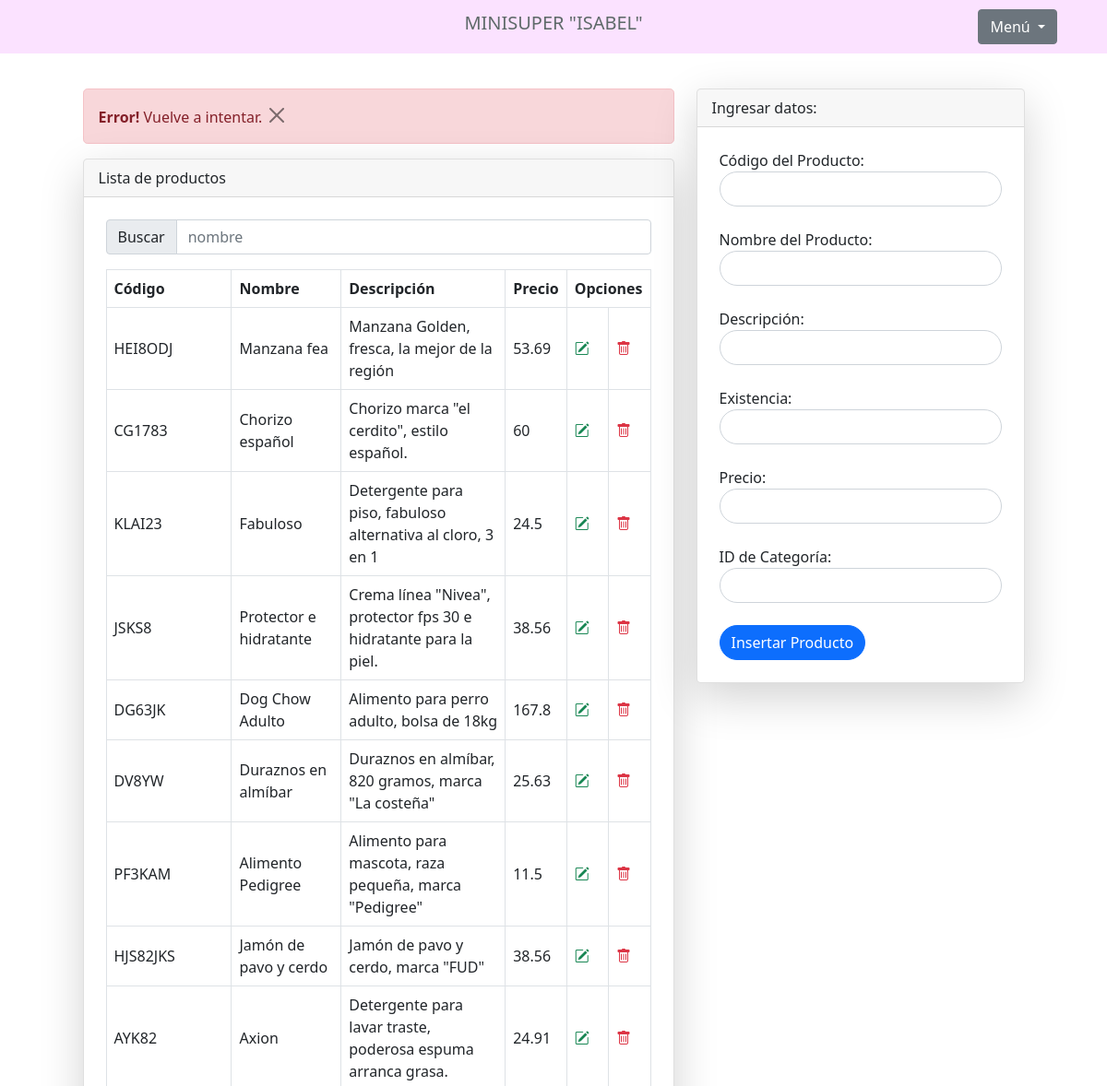
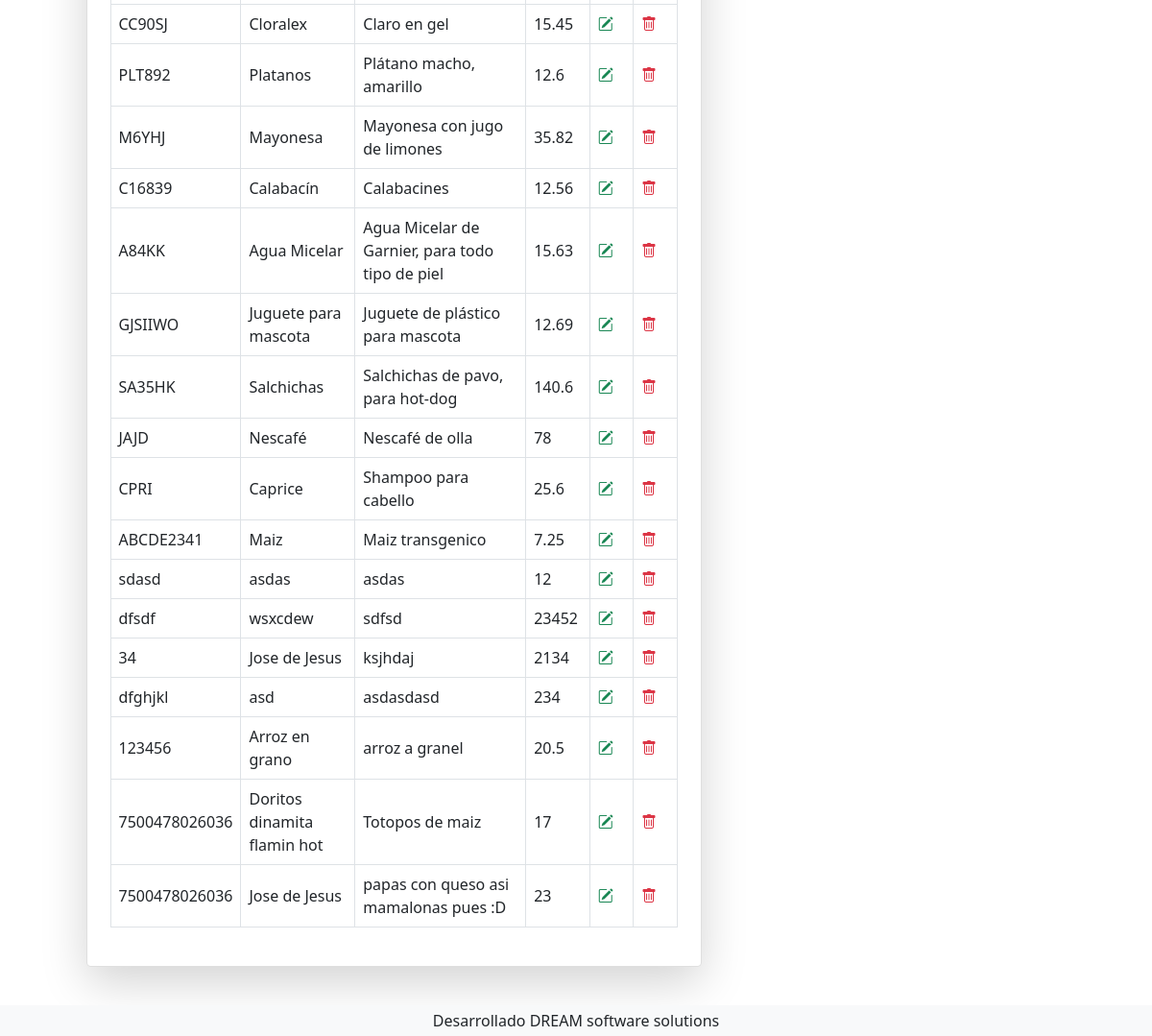
The page /panel_admin.php?mensaje=error (signed in) on the database its author committed (2 pictures, top to bottom).
### tables this page shows
CREATE TABLE `productos` (
  `id_producto` smallint(5) NOT NULL,
  `codigo_producto` varchar(50) NOT NULL,
  `nombre` varchar(50) NOT NULL,
  `descripcion` varchar(100) NOT NULL,
  `existencia` float NOT NULL,
  `precio` float NOT NULL,
  `id_categoria` smallint(5) NOT NULL
);

### panel_admin.php (the view, shortened to what this page needs)
<?php
include 'header.php';
?>
<?php
include_once "conexion.php";
$sentencia = $bd->query("SELECT * FROM productos");
$productos = $sentencia->fetchAll(PDO::FETCH_OBJ);
?>
<div class="container mt-5">
    <div class="row justify-content-center">
        <div class="col-md-7">
            <?php if (isset($_GET['mensaje']) and $_GET['mensaje'] == 'error') { ?>
                <div class="alert alert-danger rounded-3 animate__animated animate__fadeInUp" role="alert">
                    <strong>Error!</strong> Vuelve a intentar.
                    <button type="button" class="btn-close" data-bs-dismiss="alert" aria-label="Close"></button>
                </div>
            <?php } ?>
            <div class="card rounded-3 shadow-lg">
                <div class="card-header">
                    Lista de productos
                </div>
                <div class="p-4">
                    <div class="input-group mb-3">
                        <span class="input-group-text" id="basic-addon1">Buscar</span>
                        <input type="text" class="form-control" placeholder="nombre" aria-label="nombre  " aria-describedby="basic-addon1" id="search-input">
                    </div>
                    <div class="table-responsive">
                        <table class="table table-bordered align-middle" id="tabla-productos">
                            <thead>
                                <tr>
                                    <th scope="col">Código</th>
                                    <th scope="col">Nombre</th>
                                    <th scope="col">Descripción</th>
                                    <th scope="col">Precio</th>
                                    <th scope="col" colspan="20">Opciones</th>
                                </tr>
                            </thead>
                            <tbody>
                                <?php foreach ($productos as $dato) { ?>
                                    <tr>
                                        <td scope="row"><?php echo $dato->codigo_producto; ?></td>
                                        <td><?php echo $dato->nombre; ?></td>
                                        <td><?php echo $dato->descripcion; ?></td>
                                        <td><?php echo $dato->precio; ?></td>
                                        <td><a class="text-success animate__animated animate__heartBeat" href="editar.php?codigo_producto=<?php echo $dato->codigo_producto; ?>"><i class="bi bi-pencil-square"></i></a></td>
                                        <td><a onclick="return confirm('¿Estás seguro de eliminar?');" class="text-danger animate__animated animate__bounceIn" href="eliminar.php?codigo_producto=<?php echo $dato->codigo_producto; ?>"><i class="bi bi-trash"></i></a></td>
                                    </tr>
                                <?php } ?>
                            </tbody>
                        </table>
                    </div>
                </div>
            </div>
        </div>
        <div class="col-md-4">
            <div class="card rounded-3 shadow-lg">
                <div class="card-header">
                    Ingresar datos:
                </div>
                <form class="p-4" action="insertar_producto.php" method="post">
                    <label for="codigo_producto">Código del Producto:</label>
                    <input type="text" class="form-control rounded-pill" name="codigo_producto" required><br>
                    <label for="nombre">Nombre del Producto:</label>
                    <input type="text" class="form-control rounded-pill" name="nombre" autofocus required><br>
                    <label for="descripcion">Descripción:</label>
                    <input type="text" class="form-control rounded-pill" name="descripcion" required><br>
                    <label for="existencia">Existencia:</label>
                    <input type="number" class="form-control rounded-pill" name="existencia" required><br>
                    <label for="precio">Precio:</label>
                    <input type="number" class="form-control rounded-pill" step="0.01" name="precio" required><br>
                    <label for="id_categoria">ID de Categoría:</label>
                    <input type="number" class="form-control rounded-pill" name="id_categoria" required><br>
                    <input type="submit" class="btn btn-primary rounded-pill animate__animated animate__rubberBand" value="Insertar Producto">
                </form>
            </div>
        </div>
    </div>
</div>
<?php include 'footer.php'; ?>

### rows shown on the page
productos: codigo_producto "HEI8ODJ", nombre "Manzana fea", descripcion "Manzana Golden, fresca, la mejor de la región", precio "53.69"
productos: codigo_producto "CG1783", nombre "Chorizo español", descripcion "Chorizo marca \"el cerdito\", estilo español.", precio "60"
productos: codigo_producto "KLAI23", nombre "Fabuloso", descripcion "Detergente para piso, fabuloso alternativa al cloro, 3 en 1", precio "24.5"
productos: codigo_producto "JSKS8", nombre "Protector e hidratante", descripcion "Crema línea \"Nivea\", protector fps 30 e hidratante para la piel.", precio "38.56"
productos: codigo_producto "DG63JK", nombre "Dog Chow Adulto", descripcion "Alimento para perro adulto, bolsa de 18kg", precio "167.8"
productos: codigo_producto "DV8YW", nombre "Duraznos en almíbar", descripcion "Duraznos en almíbar, 820 gramos, marca \"La costeña\"", precio "25.63"
productos: codigo_producto "PF3KAM", nombre "Alimento Pedigree", descripcion "Alimento para mascota, raza pequeña, marca \"Pedigree\"", precio "11.5"
productos: codigo_producto "HJS82JKS", nombre "Jamón de pavo y cerdo", descripcion "Jamón de pavo y cerdo, marca \"FUD\"", precio "38.56"
productos: codigo_producto "AYK82", nombre "Axion", descripcion "Detergente para lavar traste, poderosa espuma arranca grasa.", precio "24.91"
productos: codigo_producto "CC90SJ", nombre "Cloralex", descripcion "Claro en gel", precio "15.45"
productos: codigo_producto "PLT892", nombre "Platanos", descripcion "Plátano macho, amarillo", precio "12.6"
productos: codigo_producto "M6YHJ", nombre "Mayonesa", descripcion "Mayonesa con jugo de limones", precio "35.82"
productos: codigo_producto "C16839", nombre "Calabacín", descripcion "Calabacines", precio "12.56"
productos: codigo_producto "A84KK", nombre "Agua Micelar", descripcion "Agua Micelar de Garnier, para todo tipo de piel", precio "15.63"
productos: codigo_producto "GJSIIWO", nombre "Juguete para mascota", descripcion "Juguete de plástico para mascota", precio "12.69"
productos: codigo_producto "SA35HK", nombre "Salchichas", descripcion "Salchichas de pavo, para hot-dog", precio "140.6"
productos: codigo_producto "JAJD", nombre "Nescafé", descripcion "Nescafé de olla", precio "78"
productos: codigo_producto "CPRI", nombre "Caprice", descripcion "Shampoo para cabello", precio "25.6"
productos: codigo_producto "ABCDE2341", nombre "Maiz", descripcion "Maiz transgenico", precio "7.25"
productos: codigo_producto "sdasd", nombre "asdas", descripcion "asdas", precio "12"
productos: codigo_producto "dfsdf", nombre "wsxcdew", descripcion "sdfsd", precio "23452"
productos: codigo_producto "34", nombre "Jose de Jesus", descripcion "ksjhdaj", precio "2134"
productos: codigo_producto "dfghjkl", nombre "asd", descripcion "asdasdasd", precio "234"
productos: codigo_producto "123456", nombre "Arroz en grano", descripcion "arroz a granel", precio "20.5"
productos: codigo_producto "7500478026036", nombre "Doritos dinamita flamin hot", descripcion "Totopos de maiz", precio "17"
productos: codigo_producto "7500478026036", nombre "Jose de Jesus", descripcion "papas con queso asi mamalonas pues :D", precio "23"
